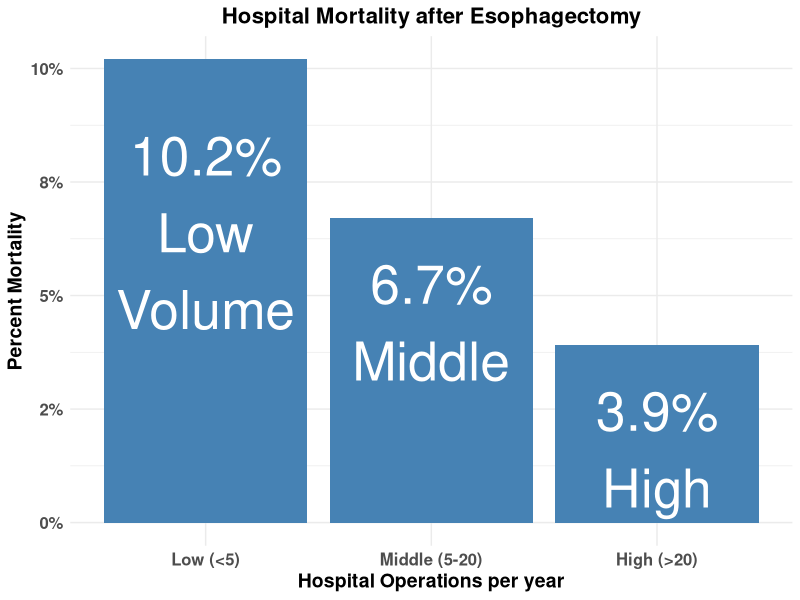
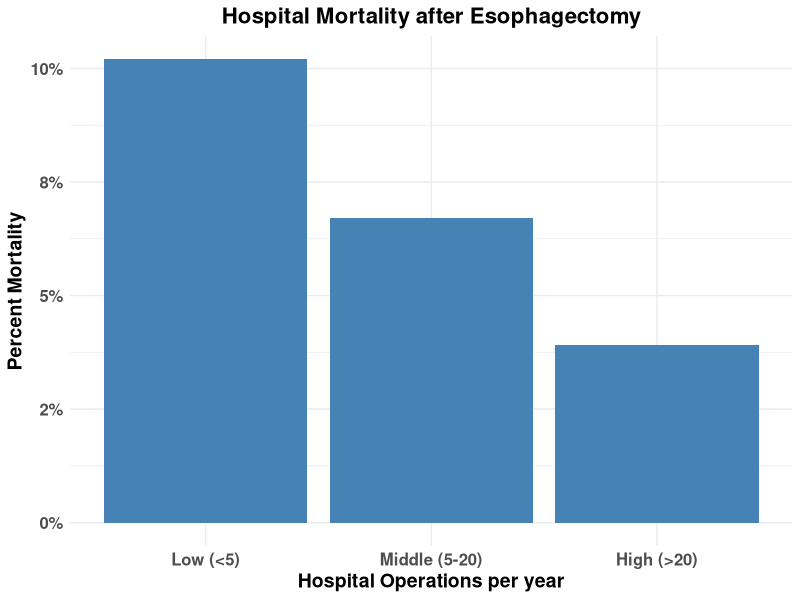

Here is the R script that generated these plots, in order:
## ---- chunk 1
library(ggplot2)
df<-data.frame(mortality=c(.102,.067,.039),strength=c("Low (<5)","Middle (5-20)","High (>20)"),mortality_labels =c("10.2%\nLow\nVolume","6.7%\nMiddle","3.9%\nHigh"))
strengths=c("Low (<5)","Middle (5-20)","High (>20)")
p<-ggplot(data=df, aes(x=strength,y=mortality))+
  geom_bar(stat="identity", fill="steelblue")+scale_x_discrete(limits=strengths)+scale_y_continuous(labels = scales::percent_format(accuracy=1)) +
        geom_text(aes(label=mortality_labels),vjust=1.4, color="white",size=13.5)+
  theme_minimal()+
  theme( axis.text=element_text(size=12,face="bold"),axis.title=element_text(size=14, face="bold"),plot.title = element_text(hjust=0.5,face="bold",size=16)) +
  ggtitle("Hospital Mortality after Esophagectomy") +
  labs(y="Percent Mortality",x="Hospital Operations per year")
p

## ---- chunk 2
library(ggplot2)
df<-data.frame(mortality=c(.102,.067,.039),strength=c("Low (<5)","Middle (5-20)","High (>20)"))
strengths=c("Low (<5)","Middle (5-20)","High (>20)")
p<-ggplot(data=df, aes(x=strength,y=mortality))+
  geom_bar(stat="identity", fill="steelblue")+scale_x_discrete(limits=strengths)+scale_y_continuous(labels = scales::percent_format(accuracy=1)) +theme_minimal() + theme( axis.text=element_text(size=12,face="bold"),axis.title=element_text(size=14, face="bold"),plot.title = element_text(hjust=0.5,face="bold",size=16)) +
  ggtitle("Hospital Mortality after Esophagectomy") +
  labs(y="Percent Mortality",x="Hospital Operations per year")
p

#ggsave("hosp_mort.png",device="png",path="images/")

